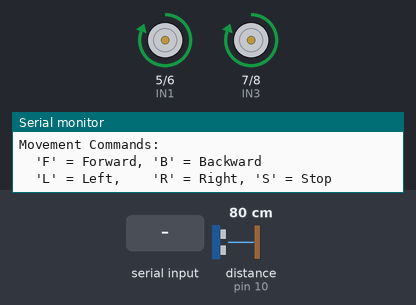
A sketch run on a simulated Arduino Uno, built with avr-gcc and run on an emulated ATmega328P. On the bench: motor-driver pin pairs drawn as motors (green arrow = first pin HIGH = forward, orange = second pin HIGH = backward, longer = more drive), the last lines printed to the serial monitor. Wiring (inferred from the names in the program): ultrasonic range finder: trigger pin 9; echo pin 10. The test bench sets the inputs (shaded band); at power-on: distance to the obstacle (sensor on pin 10) 80 cm. The echo pulse lasts 58.3 µs per cm.

Above: at 1.5 s.
1.6 s: distance to the obstacle (sensor on pin 10) set to 24 cm
3.1 s: distance to the obstacle (sensor on pin 10) set to 20 cm
At 4.2 s:
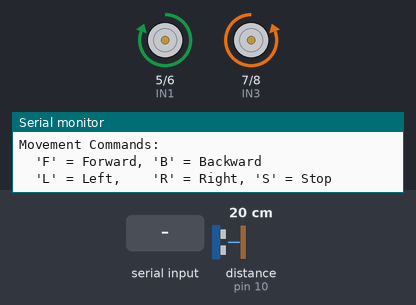
6.1 s: "M" received over Serial
At 8.2 s:
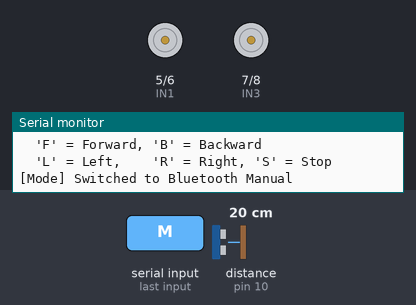
8.9 s: "F" received over Serial
At 9.5 s:
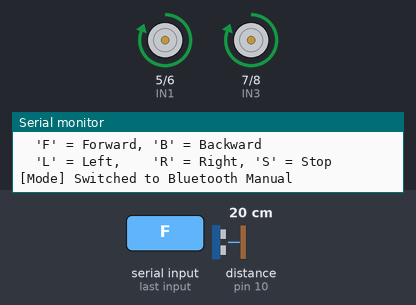
10.4 s: "m" received over Serial
At 11.8 s:
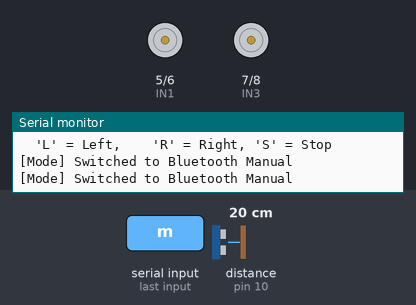
Timing chart, 0 to 12.9 s (numbered marks = the images above; inputs shaded):
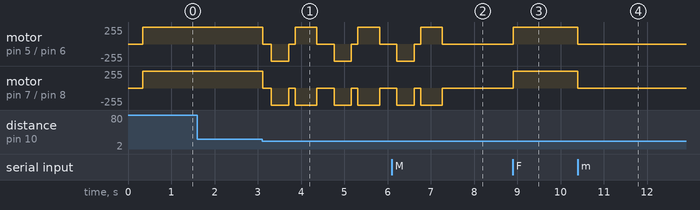

Measured:
- the behaviour switches between 22 and 21 cm on distance to the obstacle (sensor on pin 10) (found by bisection; images 0 and 1)
- after the input at 1.6 s, every drawn part: stays the same
- after the input at 6.1 s, motor on pin 5 (IN1) / pin 6 (IN2), motor on pin 7 (IN3) / pin 8 (IN4): goes on until 7.3 s, then stays stopped
- after the input at 8.9 s, motor on pin 5 (IN1) / pin 6 (IN2), motor on pin 7 (IN3) / pin 8 (IN4): stopped → forward 255/255 at once
- after the input at 10.4 s, motor on pin 5 (IN1) / pin 6 (IN2), motor on pin 7 (IN3) / pin 8 (IN4): forward 255/255 → stopped at once

The sketch:

SmartRover_Firmware.ino
```cpp
/*
 * Smart Rover: A Multi-Function Robotic Car
 * Operating Modes:
 *   1. Obstacle Avoiding (Autonomous Ultrasonic HC-SR04)
 *   2. Bluetooth Mobile Telemetry (HC-05 / HC-06)
 *   3. Serial Terminal Navigation
 *   4. Voice Control Command Interpretation
 *
 * Microcontroller: Arduino Uno (ATmega328P)
 * Motor Driver: L298N Dual H-Bridge Driver Module
 */

#include <SoftwareSerial.h>

// Ultrasonic Sensor HC-SR04 Pins
const int TRIG_PIN = 9;
const int ECHO_PIN = 10;

// L298N Dual H-Bridge Motor Driver Control Pins
// Left Motors (OUT1 & OUT2)
const int IN1 = 5;
const int IN2 = 6;
// Right Motors (OUT3 & OUT4)
const int IN3 = 7;
const int IN4 = 8;

// Distance detection thresholds (in cm)
const int OBSTACLE_DISTANCE_THRESHOLD = 20; // Distance to stop and reroute
const int SAFE_DISTANCE_THRESHOLD     = 35; // Safe forward threshold

// Operational modes
enum Mode {
  OBSTACLE_AVOIDING = 0,
  BLUETOOTH_MANUAL  = 1,
  TERMINAL_CONTROL  = 2,
  VOICE_CONTROL     = 3
};

Mode currentMode = OBSTACLE_AVOIDING; // Default autonomous mode

void setup() {
  // Serial communication for Hardware Serial (Terminal / USB)
  Serial.begin(9600);

  // Initialize Ultrasonic Pins
  pinMode(TRIG_PIN, OUTPUT);
  pinMode(ECHO_PIN, INPUT);

  // Initialize Motor Control Pins
  pinMode(IN1, OUTPUT);
  pinMode(IN2, OUTPUT);
  pinMode(IN3, OUTPUT);
  pinMode(IN4, OUTPUT);

  // Ensure motors start stopped
  stopRover();

  Serial.println(F("========================================"));
  Serial.println(F("   Smart Rover: Multi-Function Car"));
  Serial.println(F("   Arduino Uno + HC-SR04 + L298N + HC-05"));
  Serial.println(F("========================================"));
  Serial.println(F("Modes:"));
  Serial.println(F("  'O' -> Obstacle Avoidance"));
  Serial.println(F("  'M' -> Bluetooth Manual Mode"));
  Serial.println(F("  'T' -> Terminal Command Mode"));
  Serial.println(F("  'V' -> Voice Control Mode"));
  Serial.println(F("Movement Commands:"));
  Serial.println(F("  'F' = Forward, 'B' = Backward"));
  Serial.println(F("  'L' = Left,    'R' = Right, 'S' = Stop"));
}

// Function to measure distance in centimeters using HC-SR04
long getUltrasonicDistance() {
  digitalWrite(TRIG_PIN, LOW);
  delayMicroseconds(2);
  digitalWrite(TRIG_PIN, HIGH);
  delayMicroseconds(10);
  digitalWrite(TRIG_PIN, LOW);

  long duration = pulseIn(ECHO_PIN, HIGH, 30000); // 30ms timeout (~5m max range)
  if (duration == 0) {
    return 999; // Out of range or no echo
  }
  return duration * 0.034 / 2; // Convert duration to distance in cm
}

// Motor Movement Functions
void moveForward() {
  digitalWrite(IN1, HIGH);
  digitalWrite(IN2, LOW);
  digitalWrite(IN3, HIGH);
  digitalWrite(IN4, LOW);
}

void moveBackward() {
  digitalWrite(IN1, LOW);
  digitalWrite(IN2, HIGH);
  digitalWrite(IN3, LOW);
  digitalWrite(IN4, HIGH);
}

void turnLeft() {
  // Counter-rotate or single side drive
  digitalWrite(IN1, LOW);
  digitalWrite(IN2, HIGH);
  digitalWrite(IN3, HIGH);
  digitalWrite(IN4, LOW);
}

void turnRight() {
  // Counter-rotate opposite
  digitalWrite(IN1, HIGH);
  digitalWrite(IN2, LOW);
  digitalWrite(IN3, LOW);
  digitalWrite(IN4, HIGH);
}

void stopRover() {
  digitalWrite(IN1, LOW);
  digitalWrite(IN2, LOW);
  digitalWrite(IN3, LOW);
  digitalWrite(IN4, LOW);
}

// Obstacle Avoidance Autonomous Logic
void runObstacleAvoidance() {
  long distance = getUltrasonicDistance();

  if (distance <= OBSTACLE_DISTANCE_THRESHOLD) {
    // Obstacle detected! Stop, back up slightly, and turn right to avoid
    stopRover();
    delay(200);

    moveBackward();
    delay(400);

    stopRover();
    delay(150);

    // Turn right to scan and route around barrier
    turnRight();
    delay(500);

    stopRover();
    delay(150);
  } else {
    // Path is clear: proceed forward
    moveForward();
  }
  delay(50);
}

// Handle movement commands received via Bluetooth, Voice App, or Terminal
void handleCommand(char cmd) {
  switch (cmd) {
    // Mode Switch Commands
    case 'O':
    case 'o':
      currentMode = OBSTACLE_AVOIDING;
      Serial.println(F("[Mode] Switched to Obstacle Avoidance"));
      break;
    case 'M':
    case 'm':
      currentMode = BLUETOOTH_MANUAL;
      stopRover();
      Serial.println(F("[Mode] Switched to Bluetooth Manual"));
      break;
    case 'T':
    case 't':
      currentMode = TERMINAL_CONTROL;
      stopRover();
      Serial.println(F("[Mode] Switched to Serial Terminal Control"));
      break;
    case 'V':
    case 'v':
      currentMode = VOICE_CONTROL;
      stopRover();
      Serial.println(F("[Mode] Switched to Voice Control"));
      break;

    // Movement Commands (Active across Manual, Voice, and Terminal modes)
    case 'F': // Forward / Voice "forward"
    case 'f':
      moveForward();
      break;
    case 'B': // Backward / Voice "backward"
    case 'b':
      moveBackward();
      break;
    case 'L': // Turn Left / Voice "left"
    case 'l':
      turnLeft();
      break;
    case 'R': // Turn Right / Voice "right"
    case 'r':
      turnRight();
      break;
    case 'S': // Stop / Voice "stop"
    case 's':
      stopRover();
      break;

    default:
      // Unknown command
      break;
  }
}

void loop() {
  // Check for incoming commands over Serial interface (Terminal or HC-05 connected via RX/TX)
  if (Serial.available() > 0) {
    char incomingByte = Serial.read();
    handleCommand(incomingByte);
  }

  // Execute behavior based on current active operational mode
  if (currentMode == OBSTACLE_AVOIDING) {
    runObstacleAvoidance();
  }
  // In BLUETOOTH_MANUAL, TERMINAL_CONTROL, and VOICE_CONTROL modes,
  // motors execute the state set by incoming commands until an 'S' or new command is received.
}
```
